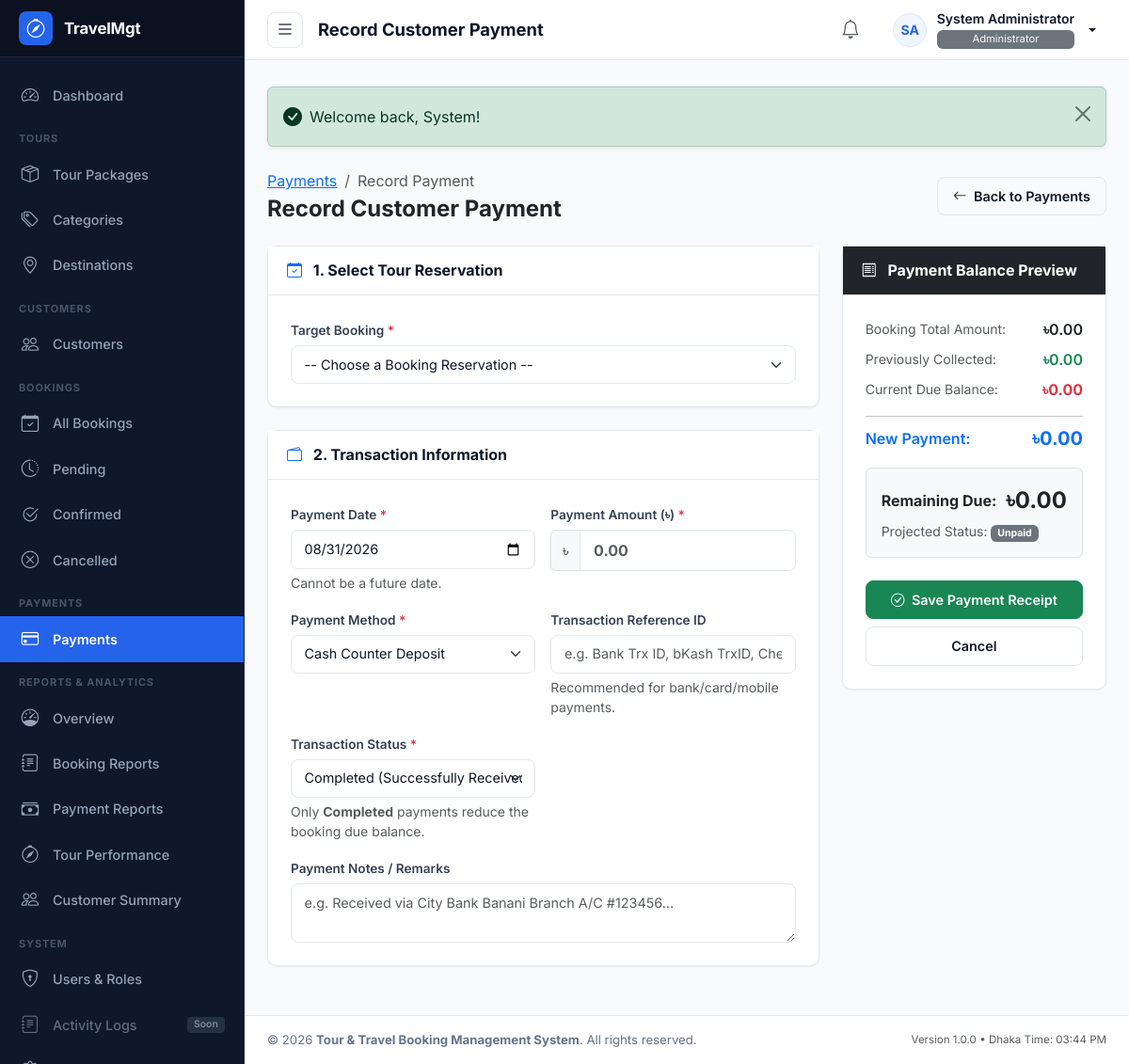
/modules/payments/create.php (signed in), run on the app's committed database.
### tables this page shows
CREATE TABLE `users` (
  `id` INT UNSIGNED NOT NULL AUTO_INCREMENT,
  `role_id` INT UNSIGNED NOT NULL,
  `first_name` VARCHAR(50) NOT NULL,
  `last_name` VARCHAR(50) NOT NULL,
  `name` VARCHAR(100) NOT NULL,
  `email` VARCHAR(100) NOT NULL,
  `phone` VARCHAR(20) DEFAULT NULL,
  `password` VARCHAR(255) NOT NULL,
  `avatar` VARCHAR(255) DEFAULT NULL,
  `status` ENUM('active', 'inactive') NOT NULL DEFAULT 'active',
  `last_login` DATETIME DEFAULT NULL,
  `created_at` TIMESTAMP NOT NULL DEFAULT CURRENT_TIMESTAMP,
  `updated_at` TIMESTAMP NOT NULL DEFAULT CURRENT_TIMESTAMP ON UPDATE CURRENT_TIMESTAMP,
  `deleted_at` DATETIME DEFAULT NULL,
  PRIMARY KEY (`id`),
  UNIQUE KEY `uk_users_email` (`email`),
  KEY `idx_users_role_id` (`role_id`),
  KEY `idx_users_status` (`status`),
  KEY `idx_users_deleted_at` (`deleted_at`),
  CONSTRAINT `fk_users_role` FOREIGN KEY (`role_id`) REFERENCES `roles` (`id`) ON DELETE RESTRICT ON UPDATE CASCADE
);

CREATE TABLE `roles` (
  `id` INT UNSIGNED NOT NULL AUTO_INCREMENT,
  `name` VARCHAR(50) NOT NULL,
  `slug` VARCHAR(50) NOT NULL,
  `description` VARCHAR(255) DEFAULT NULL,
  `created_at` TIMESTAMP NOT NULL DEFAULT CURRENT_TIMESTAMP,
  `updated_at` TIMESTAMP NOT NULL DEFAULT CURRENT_TIMESTAMP ON UPDATE CURRENT_TIMESTAMP,
  PRIMARY KEY (`id`),
  UNIQUE KEY `uk_roles_slug` (`slug`)
);

### includes/functions.php (called while the page is built, shortened)
<?php
require_once __DIR__ . '/flash.php';
function e($value): string
{
    return htmlspecialchars((string)($value ?? ''), ENT_QUOTES, 'UTF-8');
}
function url(string $path = ''): string
{
    $cleanPath = ltrim($path, '/');
    return APP_URL . '/' . $cleanPath;
}
function current_user_id(): ?int
{
    return isset($_SESSION['user_id']) ? (int)$_SESSION['user_id'] : null;
}
function current_user(): ?array
{
    static $cachedUser = null;
    static $cachedUserId = null;
    $userId = current_user_id();
    if ($cachedUser !== null && $cachedUserId === $userId) {
        return $cachedUser;
    }
    try {
        $pdo = get_db_connection();
        $stmt = $pdo->prepare("
            SELECT
                u.id,
                u.role_id,
                u.first_name,
                u.last_name,
                u.name,
                u.email,
                u.phone,
                u.avatar,
                u.status,
                u.last_login,
                u.created_at,
                u.updated_at,
                r.name AS role_name,
                r.slug AS role_slug
            FROM users u
            JOIN roles r ON u.role_id = r.id
            WHERE u.id = :id AND u.deleted_at IS NULL
            LIMIT 1
        ");
        $stmt->execute(['id' => $userId]);
        $user = $stmt->fetch();
        if ($user) {
            $cachedUser = $user;
            $cachedUserId = $userId;
            return $user;
        }
    } catch (PDOException $e) {
        error_log('current_user query error: ' . $e->getMessage());
    }
    return null;
}
function require_login(): void
{
    $user = current_user();
}
function get_user_initials(string $name): string
{
    $words = explode(' ', trim($name));
    $initials = '';
    if (!empty($words[0])) {
        $initials .= mb_substr($words[0], 0, 1, 'UTF-8');
    }
    if (count($words) > 1 && !empty($words[count($words) - 1])) {
        $initials .= mb_substr($words[count($words) - 1], 0, 1, 'UTF-8');
    }
    return strtoupper($initials ?: 'U');
}
function get_avatar_url(?string $avatarFilename): ?string
{
    if (empty($avatarFilename)) {
        return null;
    }
    return null;
}

### includes/auth_check.php (called while the page is built)
<?php
require_once __DIR__ . '/functions.php';
require_login();

### modules/payments/create.php (the view, shortened to what this page needs)
<?php
$pageTitle = 'Record Customer Payment';
require_once __DIR__ . '/../../includes/admin_header.php';
require_once __DIR__ . '/../../includes/admin_sidebar.php';
?>
<main id="admin-main">
    <?php require_once __DIR__ . '/../../includes/admin_topbar.php'; ?>
    <div class="admin-content-body">
        <?= display_flash(); ?>
        <div class="d-flex flex-column flex-sm-row justify-content-between align-items-sm-center gap-3 mb-4">
            <div>
                <nav aria-label="breadcrumb">
                    <ol class="breadcrumb mb-1">
                        <li class="breadcrumb-item"><a href="<?= url('modules/payments/index.php'); ?>">Payments</a></li>
                        <li class="breadcrumb-item active" aria-current="page">Record Payment</li>
                    </ol>
                </nav>
                <h2 class="fs-4 fw-bold text-dark mb-0">Record Customer Payment</h2>
            </div>
            <div>
                <a href="<?= url('modules/payments/index.php'); ?>" class="btn btn-outline-secondary">
                    <i class="bi bi-arrow-left me-1"></i> Back to Payments
                </a>
            </div>
        </div>
        <form action="<?= url('modules/payments/store.php'); ?>" method="POST" id="paymentForm">
            <div class="row g-4">
                <div class="col-12 col-lg-8">
                    <div class="admin-card mb-4">
                        <div class="admin-card-header">
                            <h3 class="admin-card-title"><i class="bi bi-calendar-check me-2 text-primary"></i> 1. Select Tour Reservation</h3>
                        </div>
                        <div class="admin-card-body p-4">
                            <div class="row g-3">
                                <div class="col-12">
                                    <label for="booking_id" class="form-label fw-semibold">Target Booking <span class="text-danger">*</span></label>
                                    <select class="form-select" id="booking_id" name="booking_id" required>
                                        <option value="">-- Choose a Booking Reservation --</option>
                                    </select>
                                </div>
                            </div>
                        </div>
                    </div>
                    <div class="admin-card mb-4">
                        <div class="admin-card-header">
                            <h3 class="admin-card-title"><i class="bi bi-wallet2 me-2 text-primary"></i> 2. Transaction Information</h3>
                        </div>
                        <div class="admin-card-body p-4">
                            <div class="row g-3">
                                <div class="col-12 col-md-6">
                                    <label for="payment_date" class="form-label fw-semibold">Payment Date <span class="text-danger">*</span></label>
                                    <input
                                        type="date"
                                        class="form-control"
                                        id="payment_date"
                                        name="payment_date"
                                        value="<?= date('Y-m-d'); ?>"
                                        max="<?= date('Y-m-d'); ?>"
                                        required
                                    >
                                    <div class="form-text">Cannot be a future date.</div>
                                </div>
                                <div class="col-12 col-md-6">
                                    <label for="amount" class="form-label fw-semibold">Payment Amount (৳) <span class="text-danger">*</span></label>
                                    <div class="input-group">
                                        <span class="input-group-text">৳</span>
                                        <input
                                            type="number"
                                            step="0.01"
                                            class="form-control fw-bold fs-6"
                                            id="amount"
                                            name="amount"
                                            min="0.01"
                                            placeholder="0.00"
                                            required
                                        >
                                    </div>
                                </div>
                                <div class="col-12 col-md-6">
                                    <label for="payment_method" class="form-label fw-semibold">Payment Method <span class="text-danger">*</span></label>
                                    <select class="form-select" id="payment_method" name="payment_method" required>
                                        <option value="cash">Cash Counter Deposit</option>
                                    </select>
                                </div>
                                <div class="col-12 col-md-6">
                                    <label for="transaction_id" class="form-label fw-semibold">Transaction Reference ID</label>
                                    <input
                                        type="text"
                                        class="form-control"
                                        id="transaction_id"
                                        name="transaction_id"
                                        placeholder="e.g. Bank Trx ID, bKash TrxID, Cheque #"
                                    >
                                    <div class="form-text">Recommended for bank/card/mobile payments.</div>
                                </div>
                                <div class="col-12 col-md-6">
                                    <label for="payment_status" class="form-label fw-semibold">Transaction Status <span class="text-danger">*</span></label>
                                    <select class="form-select" id="payment_status" name="payment_status" required>
                                        <option value="completed">Completed (Successfully Received)</option>
                                    </select>
                                    <div class="form-text small">Only <strong>Completed</strong> payments reduce the booking due balance.</div>
                                </div>
                                <div class="col-12">
                                    <label for="notes" class="form-label fw-semibold">Payment Notes / Remarks</label>
                                    <textarea class="form-control" id="notes" name="notes" rows="2" placeholder="e.g. Received via City Bank Banani Branch A/C #123456..."></textarea>
                                </div>
                            </div>
                        </div>
                    </div>
                </div>
                <div class="col-12 col-lg-4">
                    <div class="admin-card sticky-top" style="top: 80px;">
                        <div class="admin-card-header bg-dark text-white">
                            <h3 class="admin-card-title text-white"><i class="bi bi-receipt me-2"></i> Payment Balance Preview</h3>
                        </div>
                        <div class="admin-card-body p-4">
                            <div class="d-flex justify-content-between align-items-center mb-2">
                                <span class="text-muted small">Booking Total Amount:</span>
                                <span class="fw-semibold text-dark" id="lblBookingTotal">৳0.00</span>
                            </div>
                            <div class="d-flex justify-content-between align-items-center mb-2">
                                <span class="text-muted small">Previously Collected:</span>
                                <span class="fw-semibold text-success" id="lblPrevPaid">৳0.00</span>
                            </div>
                            <div class="d-flex justify-content-between align-items-center mb-3">
                                <span class="text-muted small">Current Due Balance:</span>
                                <span class="fw-bold text-danger fs-6" id="lblCurrentDue">৳0.00</span>
                            </div>
                            <hr class="my-2">
                            <div class="d-flex justify-content-between align-items-center mb-2">
                                <span class="fw-semibold text-primary">New Payment:</span>
                                <span class="fw-bold text-primary fs-5" id="lblNewPayment">৳0.00</span>
                            </div>
                            <div class="p-3 bg-light rounded border mb-4 mt-3">
                                <div class="d-flex justify-content-between align-items-center">
                                    <span class="fs-6 fw-bold text-dark">Remaining Due:</span>
                                    <span class="fs-4 fw-bold text-dark" id="lblAfterDue">৳0.00</span>
                                </div>
                                <div class="small mt-1 text-muted" id="lblProjectedStatus">
                                    Projected Status: <span class="badge bg-secondary">Unpaid</span>
                                </div>
                            </div>
                            <div class="d-grid gap-2">
                                <button type="submit" class="btn btn-success btn-lg" id="btnSubmitPayment">
                                    <i class="bi bi-check-circle me-1"></i> Save Payment Receipt
                                </button>
                                <a href="<?= url('modules/payments/index.php'); ?>" class="btn btn-outline-secondary">
                                    Cancel
                                </a>
                            </div>
                        </div>
                    </div>
                </div>
            </div>
        </form>
    </div>
<?php require_once __DIR__ . '/../../includes/admin_footer.php'; ?>

### includes/admin_topbar.php (shortened to what this page needs)
<?php
$user = current_user();
$userName = $user['name'] ?? 'User';
$userRole = $user['role_name'] ?? 'Staff';
$userAvatarUrl = get_avatar_url($user['avatar'] ?? null);
$userInitials = get_user_initials($userName);
?>
<header id="admin-topbar">
    <div class="topbar-left">
        <button type="button" id="sidebar-toggle" class="sidebar-toggle-btn" aria-label="Toggle Sidebar" title="Toggle Navigation Sidebar">
            <i class="bi bi-list fs-5"></i>
        </button>
        <h1 class="page-title"><?= isset($pageTitle) ? e($pageTitle) : 'Dashboard'; ?></h1>
    </div>
    <div class="topbar-right">
        <div class="dropdown">
            <button class="btn btn-outline-secondary btn-sm p-2 rounded-circle border-0 text-muted" type="button" data-bs-toggle="dropdown" aria-expanded="false" title="Notifications">
                <i class="bi bi-bell fs-5"></i>
            </button>
        </div>
        <div class="dropdown">
            <button class="user-profile-btn dropdown-toggle" type="button" id="userMenuDropdown" data-bs-toggle="dropdown" aria-expanded="false">
                <?php if ($userAvatarUrl): ?>
                    <img src="<?= e($userAvatarUrl); ?>" alt="<?= e($userName); ?>" class="avatar-circle">
                <?php else: ?>
                    <span class="avatar-circle"><?= e($userInitials); ?></span>
                <?php endif; ?>
                <div class="user-meta-info">
                    <span class="user-meta-name"><?= e($userName); ?></span>
                    <span class="user-meta-role badge bg-secondary text-light fw-normal py-1 px-2 mt-1" style="font-size: 0.7rem;"><?= e($userRole); ?></span>
                </div>
            </button>
        </div>
    </div>
</header>

### data on the page
users: userInitials "SA", name "System Administrator", role.name "Administrator"

### other printed values
APP_SHORT_NAME "TravelMgt"
$pageTitle "Record Customer Payment"
APP_NAME "Tour & Travel Booking Management System"
APP_VERSION "1.0.0"
